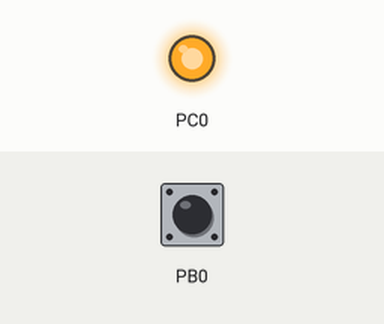
Recording of a program running on a simulated ATmega32, built with avr-gcc and emulated at 16 MHz. On the bench: output pins drawn as LEDs (lit = HIGH). The test bench sets the inputs (shaded band); at power-on: PB0 HIGH.

Above: at 1.2 s.
1.3 s: PB0 pulled LOW for 0.15 s
At 1.6 s:
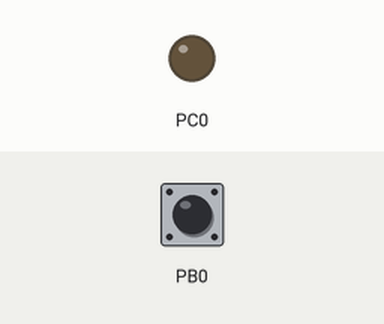
2.9 s: PB0 pulled LOW for 1 s
At 4.0 s:
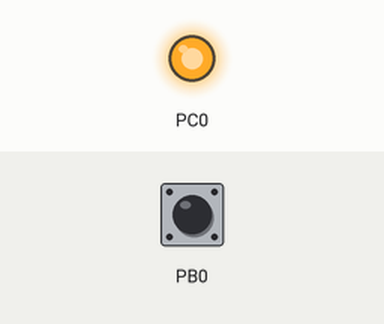
5.4 s: PB0 pulled LOW for 3.2 s
At 5.9 s:
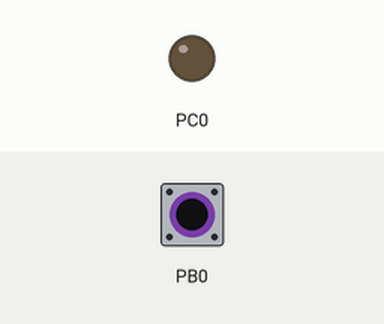
Timing chart, 0 to 8.4 s (numbered marks = the images above; inputs shaded):
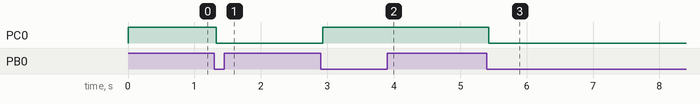

Measured:
- after the input at 1.3 s, PC0: HIGH → LOW at once
- after the input at 2.9 s, PC0: LOW → HIGH at once
- after the input at 5.4 s, PC0: HIGH → LOW at once

The program:

main.c
```c
/*
 * main.c
 *
 *  Created on: Jan 19, 2021
 *      Author: Youssef
 */

#include <avr/io.h>
#include <util/delay.h>

int main(void){
	DDRB &= ~(1<<0);
	PORTB |= (1<<0);

	DDRC |= (1<<0);
	PORTC |= (1<<0);

	unsigned char flag = 0;

	while(1){
		if(!(PINB & (1<<0))){
			_delay_ms(30);
			if(!(PINB & (1<<0))){
				if(flag == 0){
					flag = 1;
					PORTC ^= (1<<0);
				}
			}
		} else flag = 0;
	}
}
```
